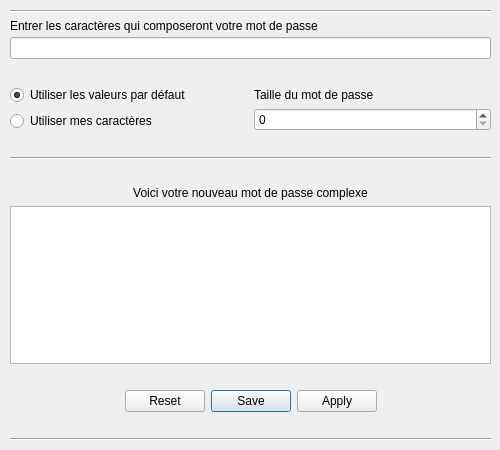
<?xml version="1.0" encoding="UTF-8"?>
<ui version="4.0">
 <class>Dialog</class>
 <widget class="QDialog" name="Dialog">
  <property name="geometry">
   <rect>
    <x>0</x>
    <y>0</y>
    <width>500</width>
    <height>450</height>
   </rect>
  </property>
  <property name="minimumSize">
   <size>
    <width>500</width>
    <height>450</height>
   </size>
  </property>
  <property name="maximumSize">
   <size>
    <width>500</width>
    <height>450</height>
   </size>
  </property>
  <property name="windowTitle">
   <string>Dialog</string>
  </property>
  <widget class="QWidget" name="verticalLayoutWidget">
   <property name="geometry">
    <rect>
     <x>10</x>
     <y>10</y>
     <width>481</width>
     <height>431</height>
    </rect>
   </property>
   <layout class="QVBoxLayout" name="verticalLayout">
    <item>
     <widget class="Line" name="line_3">
      <property name="orientation">
       <enum>Qt::Horizontal</enum>
      </property>
     </widget>
    </item>
    <item>
     <layout class="QVBoxLayout" name="verticalLayout_2">
      <property name="spacing">
       <number>4</number>
      </property>
      <item>
       <widget class="QLabel" name="input_char_label">
        <property name="text">
         <string>Entrer les caractères qui composeront votre mot de passe</string>
        </property>
        <property name="scaledContents">
         <bool>false</bool>
        </property>
        <property name="alignment">
         <set>Qt::AlignBottom|Qt::AlignJustify</set>
        </property>
       </widget>
      </item>
      <item>
       <widget class="QLineEdit" name="input_char"/>
      </item>
     </layout>
    </item>
    <item>
     <spacer name="horizontalSpacer_6">
      <property name="orientation">
       <enum>Qt::Horizontal</enum>
      </property>
      <property name="sizeHint" stdset="0">
       <size>
        <width>40</width>
        <height>20</height>
       </size>
      </property>
     </spacer>
    </item>
    <item>
     <layout class="QHBoxLayout" name="horizontalLayout">
      <item>
       <layout class="QVBoxLayout" name="verticalLayout_5">
        <item>
         <widget class="QRadioButton" name="default_radio">
          <property name="cursor">
           <cursorShape>CrossCursor</cursorShape>
          </property>
          <property name="focusPolicy">
           <enum>Qt::StrongFocus</enum>
          </property>
          <property name="acceptDrops">
           <bool>false</bool>
          </property>
          <property name="autoFillBackground">
           <bool>false</bool>
          </property>
          <property name="text">
           <string>Utiliser les valeurs par défaut</string>
          </property>
          <property name="checked">
           <bool>true</bool>
          </property>
         </widget>
        </item>
        <item>
         <widget class="QRadioButton" name="char_radio">
          <property name="enabled">
           <bool>true</bool>
          </property>
          <property name="cursor">
           <cursorShape>CrossCursor</cursorShape>
          </property>
          <property name="text">
           <string>Utiliser mes caractères</string>
          </property>
         </widget>
        </item>
       </layout>
      </item>
      <item>
       <layout class="QVBoxLayout" name="verticalLayout_3">
        <item>
         <widget class="QLabel" name="char_size_label">
          <property name="text">
           <string>Taille du mot de passe</string>
          </property>
          <property name="alignment">
           <set>Qt::AlignBottom|Qt::AlignJustify</set>
          </property>
         </widget>
        </item>
        <item>
         <widget class="QSpinBox" name="char_size">
          <property name="cursor">
           <cursorShape>ArrowCursor</cursorShape>
          </property>
          <property name="mouseTracking">
           <bool>false</bool>
          </property>
         </widget>
        </item>
       </layout>
      </item>
     </layout>
    </item>
    <item>
     <spacer name="horizontalSpacer_3">
      <property name="orientation">
       <enum>Qt::Horizontal</enum>
      </property>
      <property name="sizeHint" stdset="0">
       <size>
        <width>40</width>
        <height>20</height>
       </size>
      </property>
     </spacer>
    </item>
    <item>
     <widget class="Line" name="line">
      <property name="orientation">
       <enum>Qt::Horizontal</enum>
      </property>
     </widget>
    </item>
    <item>
     <spacer name="horizontalSpacer">
      <property name="orientation">
       <enum>Qt::Horizontal</enum>
      </property>
      <property name="sizeHint" stdset="0">
       <size>
        <width>40</width>
        <height>20</height>
       </size>
      </property>
     </spacer>
    </item>
    <item>
     <widget class="QLabel" name="password_display_label">
      <property name="text">
       <string>Voici votre nouveau mot de passe complexe</string>
      </property>
      <property name="textFormat">
       <enum>Qt::AutoText</enum>
      </property>
      <property name="alignment">
       <set>Qt::AlignCenter</set>
      </property>
     </widget>
    </item>
    <item>
     <widget class="QTextBrowser" name="password_display"/>
    </item>
    <item>
     <spacer name="horizontalSpacer_2">
      <property name="orientation">
       <enum>Qt::Horizontal</enum>
      </property>
      <property name="sizeHint" stdset="0">
       <size>
        <width>40</width>
        <height>20</height>
       </size>
      </property>
     </spacer>
    </item>
    <item>
     <widget class="QDialogButtonBox" name="buttons">
      <property name="orientation">
       <enum>Qt::Horizontal</enum>
      </property>
      <property name="standardButtons">
       <set>QDialogButtonBox::Apply|QDialogButtonBox::Reset|QDialogButtonBox::Save</set>
      </property>
      <property name="centerButtons">
       <bool>true</bool>
      </property>
     </widget>
    </item>
    <item>
     <spacer name="horizontalSpacer_4">
      <property name="orientation">
       <enum>Qt::Horizontal</enum>
      </property>
      <property name="sizeHint" stdset="0">
       <size>
        <width>40</width>
        <height>20</height>
       </size>
      </property>
     </spacer>
    </item>
    <item>
     <widget class="Line" name="line_2">
      <property name="orientation">
       <enum>Qt::Horizontal</enum>
      </property>
     </widget>
    </item>
   </layout>
  </widget>
 </widget>
 <resources/>
 <connections>
  <connection>
   <sender>buttons</sender>
   <signal>accepted()</signal>
   <receiver>Dialog</receiver>
   <slot>accept()</slot>
   <hints>
    <hint type="sourcelabel">
     <x>248</x>
     <y>254</y>
    </hint>
    <hint type="destinationlabel">
     <x>157</x>
     <y>274</y>
    </hint>
   </hints>
  </connection>
  <connection>
   <sender>buttons</sender>
   <signal>rejected()</signal>
   <receiver>Dialog</receiver>
   <slot>reject()</slot>
   <hints>
    <hint type="sourcelabel">
     <x>316</x>
     <y>260</y>
    </hint>
    <hint type="destinationlabel">
     <x>286</x>
     <y>274</y>
    </hint>
   </hints>
  </connection>
 </connections>
</ui>
